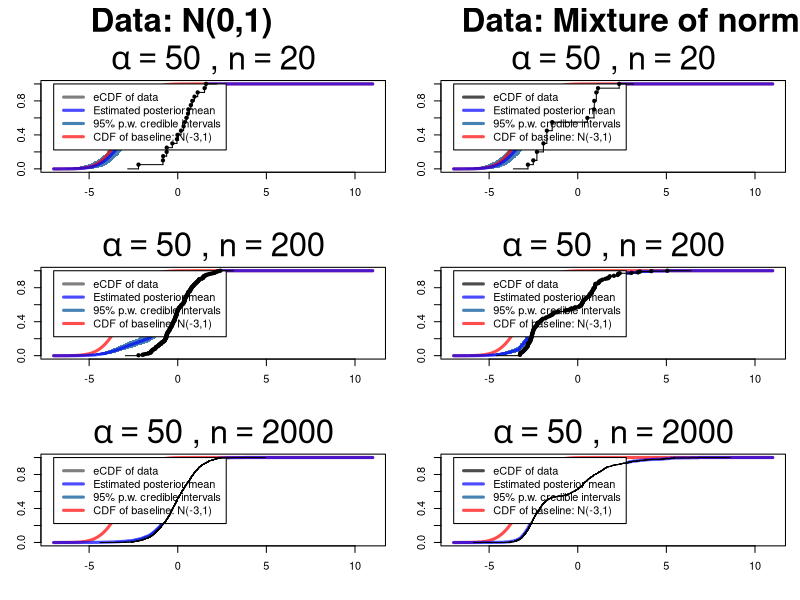

This chart was generated by the following R code:
library(MCMCpack)

cdf = function(x, t){
    out = length(t)
    for (i in 1:length(t))
        out[i] = mean(x <= t[i])
    return (out)
    }
gen.y1 = function(n)
    rnorm(n)
gen.y2 = function(n){
    out = double(n)
    mix = sample(1:3, n, replace = TRUE, prob = c(0.5, 0.3, 0.2))
    out = ifelse(mix == 1, rnorm(sum(mix == 1), -2.5, 0.5), out)
    out = ifelse(mix == 2, rnorm(sum(mix == 2), 0.5, 0.7), out)
    out = ifelse(mix == 3, rnorm(sum(mix == 3), 1.5, 2.0), out)
    }

B = 1000

alpha = 50
m = -3
s = 1
G0.dist = function(t)
    pnorm(t, m, s)

G0.dist.post = function(t)
    alpha/(alpha+n)*G0.dist(t) + 1/(alpha+n)*sapply(t, function(t) sum(y <= t))

#tvec = seq(m-3*s, m+s*3, length = 1000)
tvec = seq(-7, 11, length = 1000)
n = c(20, 200, 2000)


#pdf("./figs/prob3a.pdf", height = 18, width = 15)
par(mfrow = c(3,2), mar = c(4.1, 3.1, 3.1, 1.1), oma = c(0, 0, 3, 0))
for (n in c(20, 200, 2000)){
    ### Ferguson

    # posterior
    set.seed(1)
    y = gen.y1(n)

    dG0 = G0.dist.post(c(tvec[-1], Inf)) - G0.dist.post(tvec)
    dG.pre = rdirichlet(B, (alpha + n)*dG0)

    G.draws = apply(dG.pre, 1, cumsum)
    Gmean = apply(G.draws, 1, mean)
    Glines = apply(G.draws, 1, quantile, c(0.025, 0.975))

    plot(0, xlim = range(tvec), ylim = c(0, 1), cex.main = 3.0, xlab = "", type='n',
        main = bquote(alpha == .(alpha) ~ "," ~ n == .(n)))
#   matplot(tvec, G.draws, type = 'l', col = rgb(0.5, 0.5, 0.5, 0.4), lty = 1, add = TRUE)
    polygon(c(tvec, rev(tvec)), c(Glines[1,], rev(Glines[2,])), col = 'steelblue', border = NA)
    curve(G0.dist(x), col = rgb(1, 0, 0, 0.7), add = TRUE, lwd = 3)
    lines(tvec, Gmean, col = rgb(0, 0, 1, 0.7), lwd = 3)
    legend(min(tvec), 1, legend = c("eCDF of data", "Estimated posterior mean", 
        "95% p.w. credible intervals", paste0("CDF of baseline: N(", m, ",", s, ")")),
        lwd = c(3, 3, 3, 3), lty = c(1, 1, 1, 1), col = c(rgb(0,0,0,0.5), rgb(0,0,1,0.7),
        "steelblue", rgb(1,0,0,0.7)))
#   points(tvec, cdf(y, tvec), col = rgb(0.0, 0.0, 0.0, 0.7), pch = 15, cex = 0.8)
#   lines(tvec, cdf(y, tvec), col = rgb(0.0, 0.0, 0.0, 0.7), lwd = 3)
    lines(ecdf(y), col.01line = NA, verticals = TRUE)

    # posterior
    set.seed(1)
    y = gen.y2(n)

    dG0 = G0.dist.post(c(tvec[-1], Inf)) - G0.dist.post(tvec)
    dG.pre = rdirichlet(B, (alpha + n)* dG0)

    G.draws = apply(dG.pre, 1, cumsum)
    Gmean = apply(G.draws, 1, mean)
    Glines = apply(G.draws, 1, quantile, c(0.025, 0.975))

    plot(0, xlim = range(tvec), ylim = c(0, 1), cex.main = 3.0, xlab = "", type='n',
        main = bquote(alpha == .(alpha) ~ "," ~ n == .(n)))
#   matplot(tvec, G.draws, type = 'l', col = rgb(0.5, 0.5, 0.5, 0.4), lty = 1, add = TRUE)
    polygon(c(tvec, rev(tvec)), c(Glines[1,], rev(Glines[2,])), col = 'steelblue', border = NA)
    curve(G0.dist(x), col = rgb(1, 0, 0, 0.7), add = TRUE, lwd = 3)
    lines(tvec, Gmean, col = rgb(0, 0, 1, 0.7), lwd = 3)
    legend(min(tvec), 1, legend = c("eCDF of data", "Estimated posterior mean", 
        "95% p.w. credible intervals", paste0("CDF of baseline: N(", m, ",", s, ")")),
        lwd = c(3, 3, 3, 3), lty = c(1, 1, 1, 1), col = c(rgb(0,0,0,0.7), rgb(0,0,1,0.7),
        "steelblue", rgb(1,0,0,0.7)))
#   legend(min(tvec), 1, legend = c("Posterior draws", "Estimated posterior mean",
#       "Estimated posterior variance", paste0("CDF of baseline: N(", m, ",", s, ")")),
#       lwd = c(1, 3, 3, 3), lty = c(1, 1, 1, 1), col = c("gray50", "blue", "green", "red"))
#   points(tvec, cdf(y, tvec), col = rgb(0.0, 0.0, 0.0, 0.7), pch = 15, cex = 0.8)
    lines(ecdf(y), col.01line = NA, verticals = TRUE)

    }
title("               Data: N(0,1)                     Data: Mixture of normals", outer = TRUE, cex.main = 3)
#dev.off()
